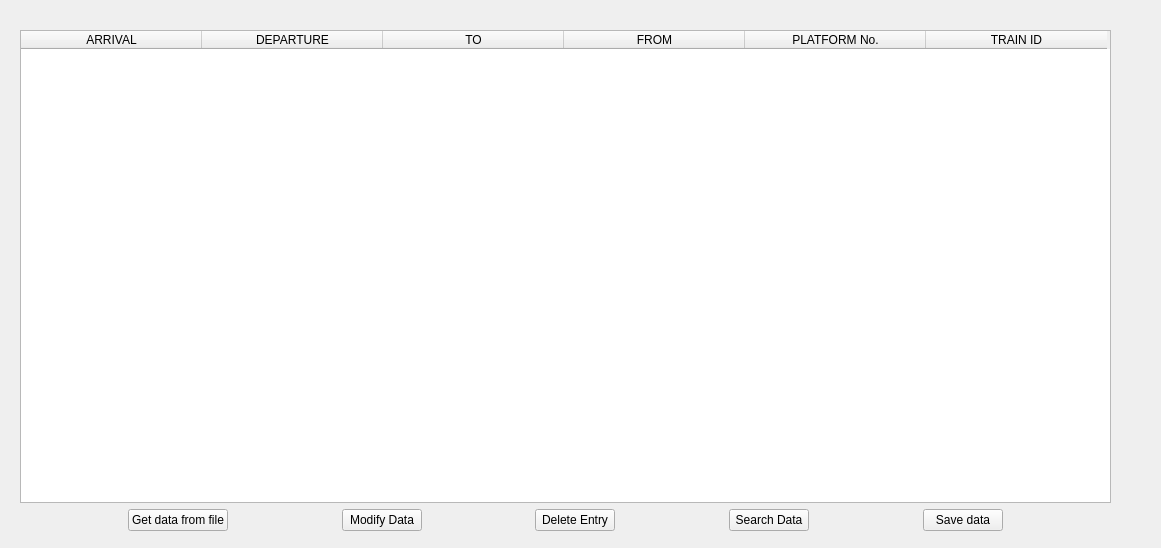
<?xml version="1.0" encoding="UTF-8"?>
<ui version="4.0">
 <class>MainWindow</class>
 <widget class="QWidget" name="MainWindow">
  <property name="geometry">
   <rect>
    <x>0</x>
    <y>0</y>
    <width>1161</width>
    <height>548</height>
   </rect>
  </property>
  <property name="windowTitle">
   <string>MainWindow</string>
  </property>
  <widget class="QWidget" name="layoutWidget">
   <property name="geometry">
    <rect>
     <x>20</x>
     <y>30</y>
     <width>1091</width>
     <height>501</height>
    </rect>
   </property>
   <layout class="QVBoxLayout" name="verticalLayout_2">
    <item>
     <widget class="QTableWidget" name="dataView">
      <property name="sortingEnabled">
       <bool>false</bool>
      </property>
      <property name="columnCount">
       <number>6</number>
      </property>
      <attribute name="horizontalHeaderVisible">
       <bool>true</bool>
      </attribute>
      <attribute name="horizontalHeaderCascadingSectionResizes">
       <bool>false</bool>
      </attribute>
      <attribute name="horizontalHeaderDefaultSectionSize">
       <number>181</number>
      </attribute>
      <attribute name="horizontalHeaderHighlightSections">
       <bool>true</bool>
      </attribute>
      <attribute name="horizontalHeaderShowSortIndicator" stdset="0">
       <bool>false</bool>
      </attribute>
      <attribute name="horizontalHeaderStretchLastSection">
       <bool>false</bool>
      </attribute>
      <attribute name="verticalHeaderCascadingSectionResizes">
       <bool>false</bool>
      </attribute>
      <attribute name="verticalHeaderShowSortIndicator" stdset="0">
       <bool>false</bool>
      </attribute>
      <attribute name="verticalHeaderStretchLastSection">
       <bool>false</bool>
      </attribute>
      <column>
       <property name="text">
        <string>ARRIVAL</string>
       </property>
       <property name="icon">
        <iconset theme="input-gaming">
         <normaloff>.</normaloff>.</iconset>
       </property>
      </column>
      <column>
       <property name="text">
        <string>DEPARTURE</string>
       </property>
      </column>
      <column>
       <property name="text">
        <string>TO</string>
       </property>
      </column>
      <column>
       <property name="text">
        <string>FROM</string>
       </property>
      </column>
      <column>
       <property name="text">
        <string>PLATFORM No.</string>
       </property>
      </column>
      <column>
       <property name="text">
        <string>TRAIN ID</string>
       </property>
      </column>
     </widget>
    </item>
    <item>
     <layout class="QHBoxLayout" name="horizontalLayout">
      <item>
       <spacer name="horizontalSpacer_5">
        <property name="orientation">
         <enum>Qt::Horizontal</enum>
        </property>
        <property name="sizeHint" stdset="0">
         <size>
          <width>40</width>
          <height>20</height>
         </size>
        </property>
       </spacer>
      </item>
      <item>
       <widget class="QPushButton" name="getDataButt">
        <property name="text">
         <string>Get data from file</string>
        </property>
       </widget>
      </item>
      <item>
       <spacer name="horizontalSpacer">
        <property name="orientation">
         <enum>Qt::Horizontal</enum>
        </property>
        <property name="sizeHint" stdset="0">
         <size>
          <width>40</width>
          <height>20</height>
         </size>
        </property>
       </spacer>
      </item>
      <item>
       <widget class="QPushButton" name="modifyDataButt">
        <property name="text">
         <string>Modify Data</string>
        </property>
       </widget>
      </item>
      <item>
       <spacer name="horizontalSpacer_2">
        <property name="orientation">
         <enum>Qt::Horizontal</enum>
        </property>
        <property name="sizeHint" stdset="0">
         <size>
          <width>40</width>
          <height>20</height>
         </size>
        </property>
       </spacer>
      </item>
      <item>
       <widget class="QPushButton" name="deleteEntryButt">
        <property name="text">
         <string>Delete Entry</string>
        </property>
       </widget>
      </item>
      <item>
       <spacer name="horizontalSpacer_3">
        <property name="orientation">
         <enum>Qt::Horizontal</enum>
        </property>
        <property name="sizeHint" stdset="0">
         <size>
          <width>40</width>
          <height>20</height>
         </size>
        </property>
       </spacer>
      </item>
      <item>
       <widget class="QPushButton" name="searchDataButt">
        <property name="text">
         <string>Search Data</string>
        </property>
       </widget>
      </item>
      <item>
       <spacer name="horizontalSpacer_4">
        <property name="orientation">
         <enum>Qt::Horizontal</enum>
        </property>
        <property name="sizeHint" stdset="0">
         <size>
          <width>40</width>
          <height>20</height>
         </size>
        </property>
       </spacer>
      </item>
      <item>
       <widget class="QPushButton" name="saveDataButt">
        <property name="text">
         <string>Save data</string>
        </property>
       </widget>
      </item>
      <item>
       <spacer name="horizontalSpacer_6">
        <property name="orientation">
         <enum>Qt::Horizontal</enum>
        </property>
        <property name="sizeHint" stdset="0">
         <size>
          <width>40</width>
          <height>20</height>
         </size>
        </property>
       </spacer>
      </item>
     </layout>
    </item>
   </layout>
  </widget>
 </widget>
 <resources/>
 <connections/>
</ui>
